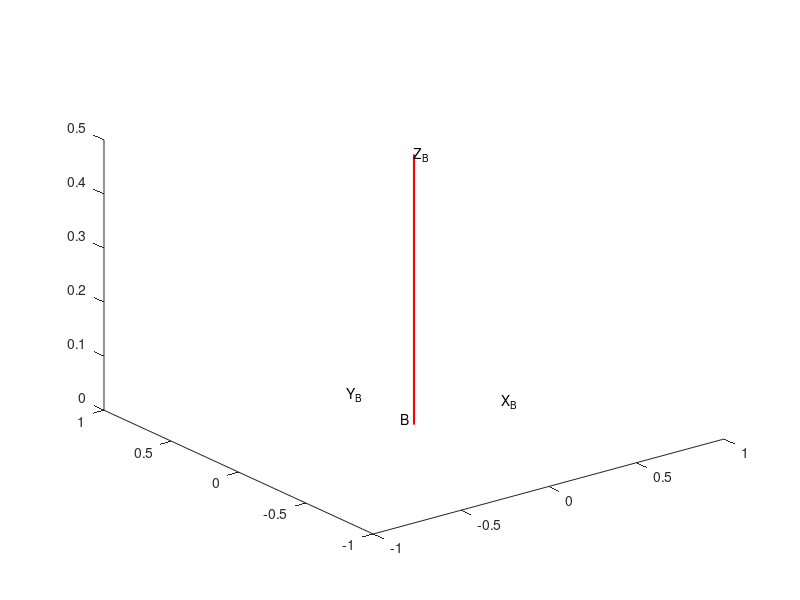

Write MATLAB code to recreate this figure.
function Base_Frame = draw_Base()
%   Draw base frame

% Base Frame {B}
plot3([0 .5],[0 0],[0 0],'Color','black','Linewidth',1.5);
plot3([0 0],[0 .5],[0 0],'Color','c','Linewidth',1.5);
plot3([0 0],[0 0],[0 .5],'Color','red','Linewidth',1.5);

text(0,0.1,0,'{B}');
text(0.5,0,0,'X_B');
text(0,0.5,0,'Y_B');
text(0,0,0.5,'Z_B');

end

